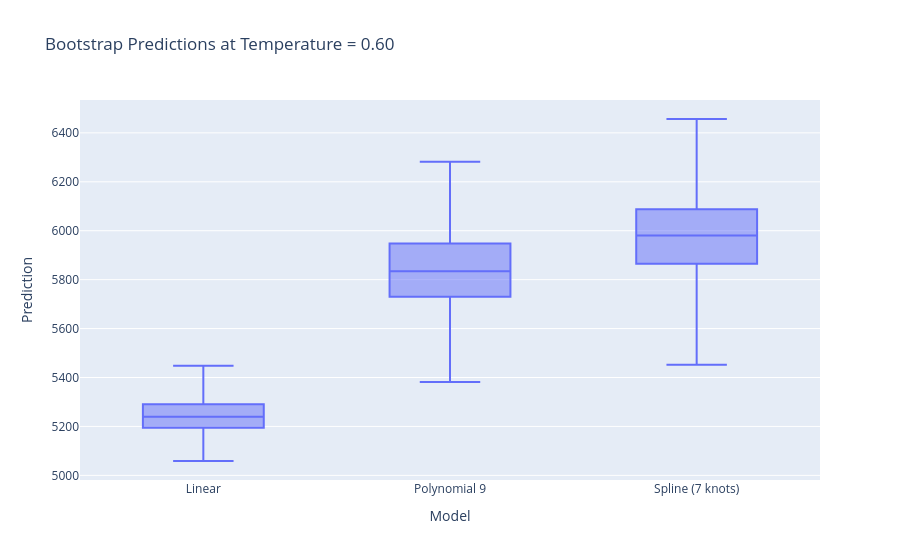

The cell this chart's notebook holds for it:
### Markdown cell above
# Question 3

### Code cell
X_new = pd.DataFrame({
    "temp": [0.60]
})

B = 500
rng = np.random.default_rng(123)

y_train_array = np.asarray(y_train)

bootstrap_predictions = []

for name, model in models.items():

    for b in range(B):

        idx = rng.choice(
            len(X_train),
            size=len(X_train),
            replace=True
        )

        boot_model = clone(model)

        boot_model.fit(
            X_train.iloc[idx],
            y_train_array[idx]
        )

        prediction = boot_model.predict(
            X_new
        ).item()

        bootstrap_predictions.append({
            "Model": name,
            "Prediction": prediction
        })

boot_df = pd.DataFrame(
    bootstrap_predictions
)

fig = px.box(
    boot_df,
    x="Model",
    y="Prediction",
    points=False,
    title=(
        "Bootstrap Predictions at "
        "Temperature = 0.60"
    )
)

fig.show()

variability = (
    boot_df
    .groupby("Model")["Prediction"]
    .agg(["mean", "std"])
    .reset_index()
)

display(
    variability.rename(
        columns={
            "mean": "Mean Prediction",
            "std": "Prediction SD"
        }
    ).round(2)
)

### Figure 1 — Plotly figure (JSON) as saved in the notebook; plotly's stock layout.template omitted (floating-point values rounded to 4 significant figures; data arrays with more than 128 entries replaced by an {"elided": "..."} marker saying what was removed)
{"data": [{"alignmentgroup": "True", "boxpoints": false, "hovertemplate": "Model=%{x}<br>Prediction=%{y}<extra></extra>", "legendgroup": "", "marker": {"color": "#636efa"}, "name": "", "notched": false, "offsetgroup": "", "orientation": "v", "showlegend": false, "type": "box", "x": {"elided": "1500 str values"}, "x0": " ", "xaxis": "x", "y": {"elided": "1500 float values"}, "y0": " ", "yaxis": "y"}], "layout": {"boxmode": "group", "legend": {"tracegroupgap": 0}, "title": {"text": "Bootstrap Predictions at Temperature = 0.60"}, "xaxis": {"anchor": "y", "domain": [0, 1], "title": {"text": "Model"}}, "yaxis": {"anchor": "x", "domain": [0, 1], "title": {"text": "Prediction"}}}}
